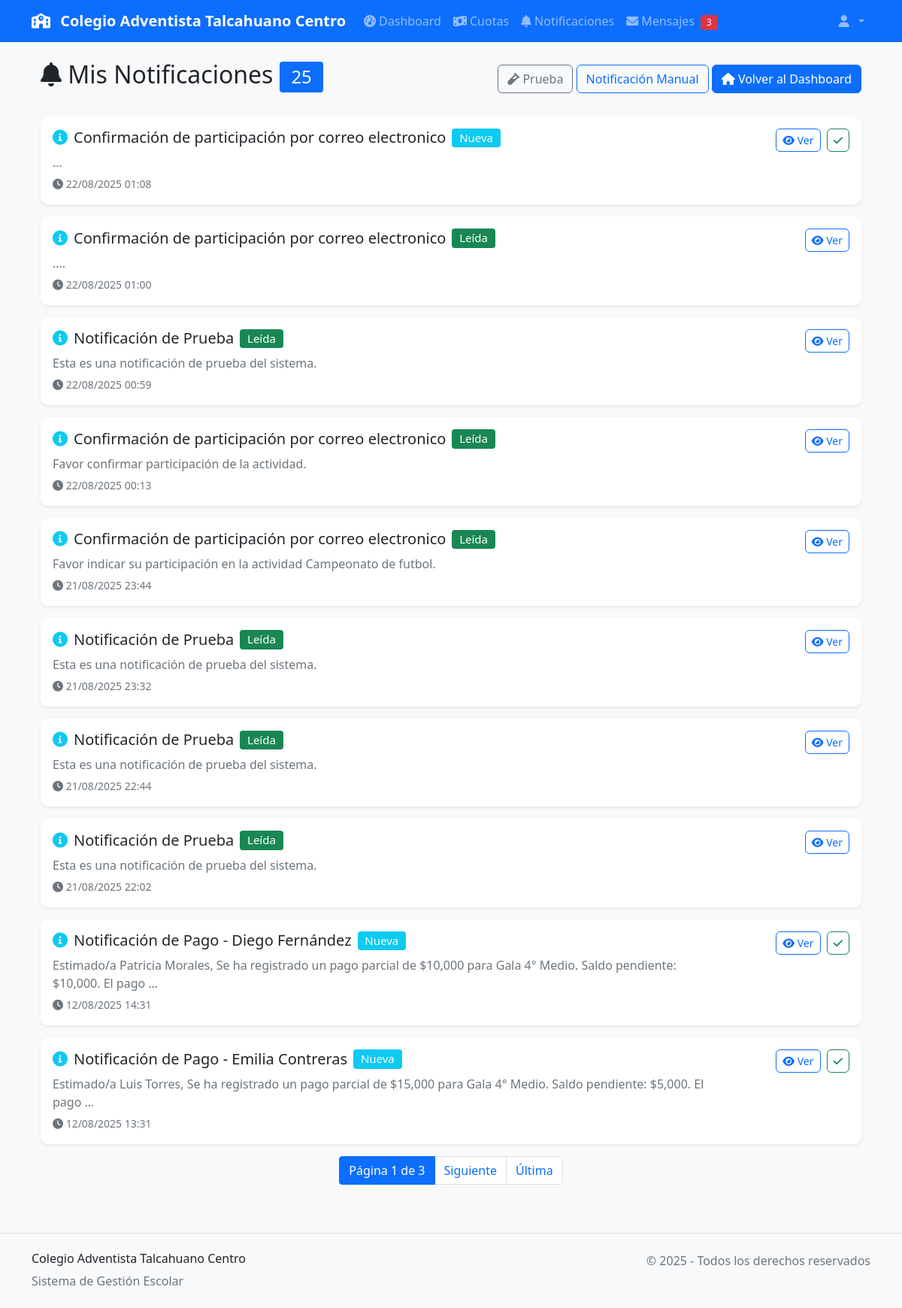
/notificaciones/ (signed in), run on an earlier commit of the app's database.
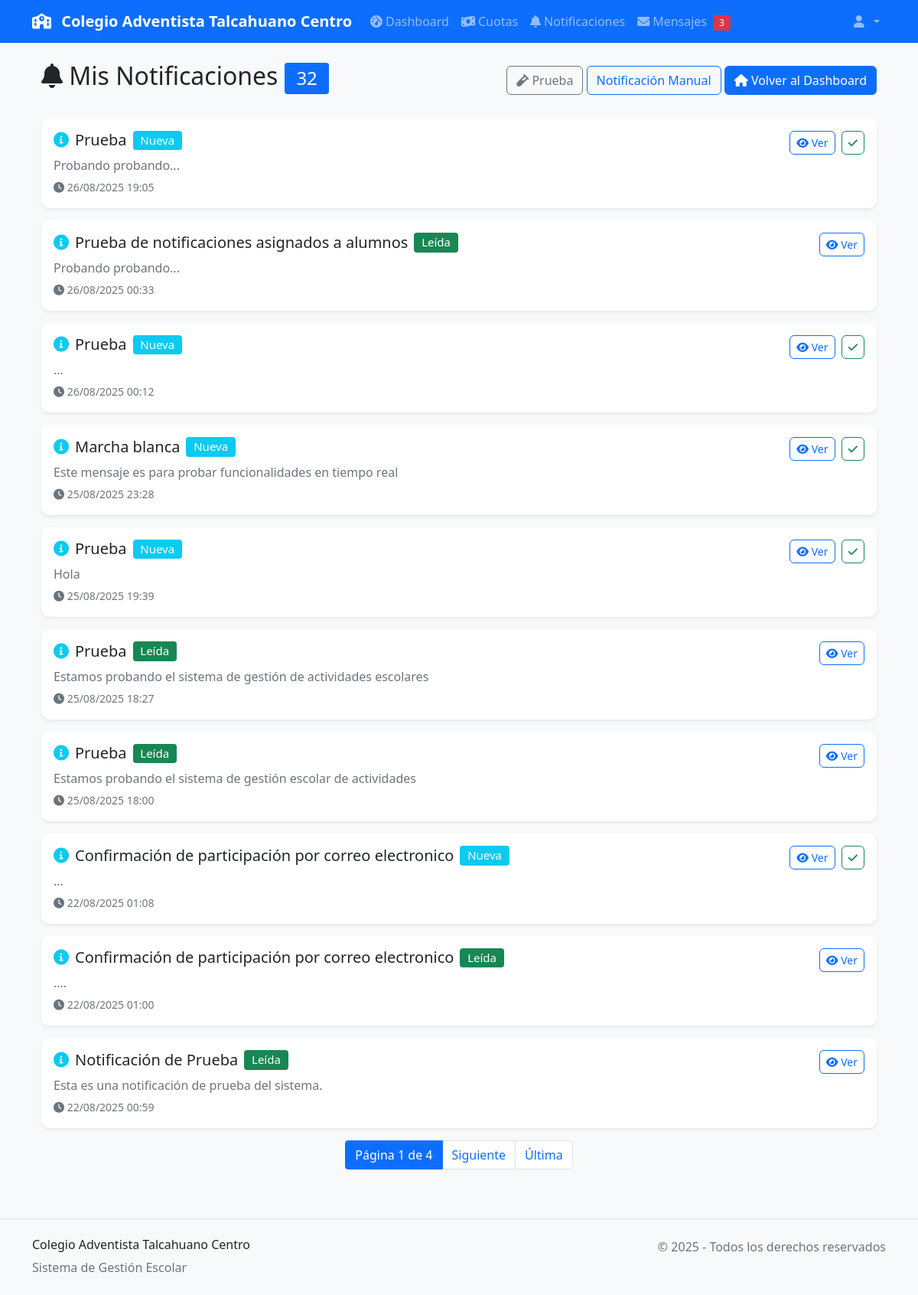
And on a later commit of the database.
### core/models.py (models this page shows, shortened)
class Notificacion(models.Model):
    TIPO_NOTIFICACION_CHOICES = [
        ('pago_confirmado', 'Pago Confirmado'),
        ('pago_parcial', 'Pago Parcial'),
        ('recordatorio', 'Recordatorio de Pago'),
        ('cuota_vencida', 'Cuota Vencida'),
        ('nueva_cuota', 'Nueva Cuota Asignada'),
    ]
    ESTADOS = [
        ('enviada', 'Enviada'),
        ('pendiente', 'Pendiente'),
        ('fallida', 'Fallida'),
    ]
    usuario_registra = models.ForeignKey(User, on_delete=models.CASCADE, related_name='notificaciones_registradas')
    apoderado_nombre = models.CharField(max_length=200)
    apoderado_email = models.EmailField()
    apoderado_telefono = models.CharField(max_length=15, blank=True)
    apoderado_rut = models.CharField(max_length=12, blank=True)
    titulo = models.CharField(max_length=200)
    mensaje = models.TextField()
    tipo = models.CharField(max_length=20, choices=TIPO_NOTIFICACION_CHOICES)
    estudiante = models.ForeignKey(Estudiante, on_delete=models.SET_NULL, null=True, blank=True)
    actividad_nombre = models.CharField(max_length=200, blank=True)
    monto = models.DecimalField(max_digits=10, decimal_places=0, null=True, blank=True)
    metodo_pago = models.CharField(max_length=50, blank=True)
    leida = models.BooleanField(default=False)
    fecha_creacion = models.DateTimeField(auto_now_add=True)
    fecha_envio = models.DateTimeField(null=True, blank=True)
    estado = models.CharField(max_length=10, choices=ESTADOS, default='enviada')
    class Meta:
        ordering = ['-fecha_creacion']
        verbose_name = 'Notificación'
        verbose_name_plural = 'Notificaciones'

### core/notificacion_views.py (the view)
# urls.py: path('', notificacion_views.lista_notificaciones, name='lista'),
@login_required
def lista_notificaciones(request):
    try:
        notificaciones = Notificacion.objects.filter(
            Q(apoderado_email=request.user.email) |
            Q(usuario_registra=request.user)
        ).order_by('-fecha_creacion')
        paginator = Paginator(notificaciones, 10)
        page = request.GET.get('page')
        notificaciones_page = paginator.get_page(page)
        notificaciones_no_leidas = notificaciones.filter(leida=False)
        if notificaciones_no_leidas.exists():
            logger.info(f"Marcadas {notificaciones_no_leidas.count()} notificaciones como leídas para {request.user.email}")
        context = {
            'notificaciones': notificaciones_page,
            'total_notificaciones': notificaciones.count(),
        }
        return render(request, 'core/notificaciones/lista.html', context)
    except Exception as e:
        logger.error(f"Error al listar notificaciones para {request.user.email}: {str(e)}")
        messages.error(request, 'Error al cargar las notificaciones.')
        return redirect('core:dashboard')

### core/context_processors.py (called while the page is built)
def notificaciones_context(request):
    if request.user.is_authenticated:
        notificaciones_no_leidas = Notificacion.objects.filter(
            apoderado_email=request.user.email,
            estado__in=['enviado', 'visto']
        ).count()
        return {
            'notificaciones_no_leidas': notificaciones_no_leidas
        }
    return {
        'notificaciones_no_leidas': 0
    }

### templates/core/notificaciones/lista.html (shortened to what the changed rows need)
{% extends 'base.html' %}
{% load static %}
{% block content %}
<div class="container-fluid">
    <div class="row">
        <div class="col-12">
            <div class="d-flex justify-content-between align-items-center mb-4">
                <h2>
                    <i class="fas fa-bell"></i> Mis Notificaciones
                    {% if total_notificaciones > 0 %}
                        <span class="badge bg-primary">{{ total_notificaciones }}</span>
                    {% endif %}
                </h2>
            </div>
            {% if notificaciones %}
                <div class="row">
                    {% for notificacion in notificaciones %}
                        <div class="col-12 mb-3">
                            <div class="card {% if notificacion.leida %}border-success{% else %}border-info{% endif %}">
                                <div class="card-body">
                                    <div class="row">
                                        <div class="col-md-10">
                                            <h5 class="card-title d-flex align-items-center">
                                                {% if notificacion.tipo == 'actividad' %}
                                                    <i class="fas fa-calendar-alt text-primary me-2"></i>
                                                {% elif notificacion.tipo == 'cuota' %}
                                                    <i class="fas fa-money-bill text-success me-2"></i>
                                                {% elif notificacion.tipo == 'sistema' %}
                                                    <i class="fas fa-cog text-secondary me-2"></i>
                                                {% else %}
                                                    <i class="fas fa-info-circle text-info me-2"></i>
                                                {% endif %}
                                                {{ notificacion.titulo }}
                                                {% if notificacion.leida %}
                                                    <span class="badge bg-success ms-2">Leída</span>
                                                {% else %}
                                                    <span class="badge bg-info ms-2">Nueva</span>
                                                {% endif %}
                                            </h5>
                                            <p class="card-text text-muted mb-1">
                                                {{ notificacion.mensaje|truncatewords:20 }}
                                            </p>
                                            <small class="text-muted">
                                                <i class="fas fa-clock"></i>
                                                {{ notificacion.fecha_creacion|date:"d/m/Y H:i" }}
                                            </small>
                                        </div>
                                        <div class="col-md-2 text-end">
                                            <a href="{% url 'notificaciones:detalle' notificacion.id %}"
                                               class="btn btn-outline-primary btn-sm">
                                                <i class="fas fa-eye"></i> Ver
                                            </a>
                                            {% if notificacion.leida == False %}
                                                <button type="button"
                                                        class="btn btn-outline-success btn-sm ms-1 marcar-leida"
                                                        data-notificacion-id="{{ notificacion.id }}">
                                                    <i class="fas fa-check"></i>
                                                </button>
                                            {% endif %}
                                        </div>
                                    </div>
                                </div>
                            </div>
                        </div>
                    {% endfor %}
                </div>
                {% if notificaciones.has_other_pages %}
                    <nav aria-label="Paginación de notificaciones">
                        <ul class="pagination justify-content-center">
                            <li class="page-item active">
                                <span class="page-link">
                                    Página {{ notificaciones.number }} de {{ notificaciones.paginator.num_pages }}
                                </span>
                            </li>
                            {% if notificaciones.has_next %}
                                <li class="page-item">
                                    <a class="page-link" href="?page={{ notificaciones.next_page_number }}">Siguiente</a>
                                </li>
                                <li class="page-item">
                                    <a class="page-link" href="?page={{ notificaciones.paginator.num_pages }}">Última</a>
                                </li>
                            {% endif %}
                        </ul>
                    </nav>
                {% endif %}
            {% endif %}
        </div>
    </div>
</div>
{% endblock %}

What changed in the data, as far as the page shows it:
no longer on this page (row edited): Notificacion: tipo "recordatorio" (drawn), titulo "Confirmación de participación por correo electronico", leida "Leída", mensaje "Favor confirmar participación de la actividad.", fecha_creacion "22/08/2025 00:13"
no longer on this page (row edited): Notificacion: tipo "recordatorio" (drawn), titulo "Confirmación de participación por correo electronico", leida "Leída", mensaje "Favor indicar su participación en la actividad Campeonato de futbol.", fecha_creacion "21/08/2025 23:44"
no longer on this page (row edited): Notificacion: tipo "prueba" (drawn), titulo "Notificación de Prueba", leida "Leída", mensaje "Esta es una notificación de prueba del sistema.", fecha_creacion "21/08/2025 23:32"
no longer on this page (row edited): Notificacion: tipo "prueba" (drawn), titulo "Notificación de Prueba", leida "Leída", mensaje "Esta es una notificación de prueba del sistema.", fecha_creacion "21/08/2025 22:44"
no longer on this page (row edited): Notificacion: tipo "prueba" (drawn), titulo "Notificación de Prueba", leida "Leída", mensaje "Esta es una notificación de prueba del sistema.", fecha_creacion "21/08/2025 22:02"
no longer on this page (row edited): Notificacion: tipo "pago_parcial" (drawn), titulo "Notificación de Pago - Diego Fernández", leida "Nueva", mensaje "Estimado/a Patricia Morales, Se ha registrado un pago parcial de $10,000 para Gala 4° Medio. Saldo pendiente: $10,000. El pago …", fecha_creacion "12/08/2025 14:31"
no longer on this page (row edited): Notificacion: tipo "pago_parcial" (drawn), titulo "Notificación de Pago - Emilia Contreras", leida "Nueva", mensaje "Estimado/a Luis Torres, Se ha registrado un pago parcial de $15,000 para Gala 4° Medio. Saldo pendiente: $5,000. El pago …", fecha_creacion "12/08/2025 13:31"
added Notificacion: tipo "recordatorio" (drawn), titulo "Prueba", leida "Nueva", mensaje "Probando probando...", fecha_creacion "26/08/2025 19:05"
added Notificacion: tipo "recordatorio" (drawn), titulo "Prueba de notificaciones asignados a alumnos", leida "Leída", mensaje "Probando probando...", fecha_creacion "26/08/2025 00:33"
added Notificacion: tipo "recordatorio" (drawn), titulo "Prueba", leida "Nueva", mensaje "...", fecha_creacion "26/08/2025 00:12"
added Notificacion: tipo "recordatorio" (drawn), titulo "Marcha blanca", leida "Nueva", mensaje "Este mensaje es para probar funcionalidades en tiempo real", fecha_creacion "25/08/2025 23:28"
added Notificacion: tipo "recordatorio" (drawn), titulo "Prueba", leida "Nueva", mensaje "Hola", fecha_creacion "25/08/2025 19:39"
added Notificacion: tipo "recordatorio" (drawn), titulo "Prueba", leida "Leída", mensaje "Estamos probando el sistema de gestión de actividades escolares", fecha_creacion "25/08/2025 18:27"
added Notificacion: tipo "recordatorio" (drawn), titulo "Prueba", leida "Leída", mensaje "Estamos probando el sistema de gestión escolar de actividades", fecha_creacion "25/08/2025 18:00"
Also different on the page:
{{ total_notificaciones }}: "25" → "32"
{{ notificaciones.paginator.num_pages }}: "3" → "4"
